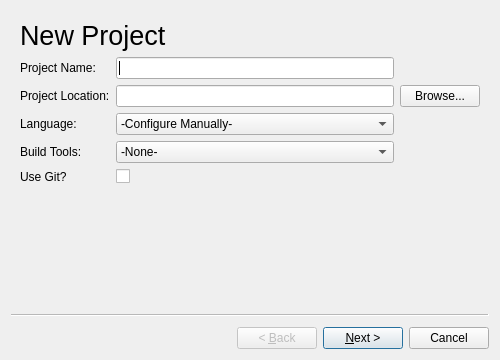
<?xml version="1.0" encoding="UTF-8"?>
<ui version="4.0">
 <class>NewProjectWindow</class>
 <widget class="QWizard" name="NewProjectWindow">
  <property name="geometry">
   <rect>
    <x>0</x>
    <y>0</y>
    <width>500</width>
    <height>360</height>
   </rect>
  </property>
  <property name="windowTitle">
   <string>Wizard</string>
  </property>
  <property name="wizardStyle">
   <enum>QWizard::ClassicStyle</enum>
  </property>
  <widget class="QWizardPage" name="wizardPage1">
   <layout class="QVBoxLayout" name="verticalLayout">
    <item>
     <widget class="QLabel" name="title">
      <property name="font">
       <font>
        <pointsize>20</pointsize>
       </font>
      </property>
      <property name="text">
       <string>New Project</string>
      </property>
      <property name="margin">
       <number>5</number>
      </property>
     </widget>
    </item>
    <item>
     <layout class="QGridLayout" name="gridLayout">
      <item row="0" column="0">
       <widget class="QLabel" name="label">
        <property name="text">
         <string>Project Name:</string>
        </property>
       </widget>
      </item>
      <item row="0" column="1">
       <widget class="QLineEdit" name="lineEdit"/>
      </item>
      <item row="1" column="0">
       <widget class="QLabel" name="label_2">
        <property name="text">
         <string>Project Location:</string>
        </property>
       </widget>
      </item>
      <item row="1" column="1">
       <widget class="QLineEdit" name="lineEdit_2"/>
      </item>
      <item row="1" column="2">
       <widget class="QPushButton" name="browseButton">
        <property name="text">
         <string>Browse...</string>
        </property>
       </widget>
      </item>
      <item row="2" column="0">
       <widget class="QLabel" name="label_4">
        <property name="text">
         <string>Language:</string>
        </property>
       </widget>
      </item>
      <item row="2" column="1">
       <widget class="QComboBox" name="comboBox">
        <item>
         <property name="text">
          <string>-Configure Manually-</string>
         </property>
        </item>
        <item>
         <property name="text">
          <string>C</string>
         </property>
        </item>
        <item>
         <property name="text">
          <string>C++</string>
         </property>
        </item>
        <item>
         <property name="text">
          <string>Java</string>
         </property>
        </item>
        <item>
         <property name="text">
          <string>Bash</string>
         </property>
        </item>
       </widget>
      </item>
      <item row="3" column="0">
       <widget class="QLabel" name="label_5">
        <property name="text">
         <string>Build Tools:</string>
        </property>
       </widget>
      </item>
      <item row="3" column="1">
       <widget class="QComboBox" name="comboBox_2">
        <item>
         <property name="text">
          <string>-None-</string>
         </property>
        </item>
       </widget>
      </item>
      <item row="4" column="0">
       <widget class="QLabel" name="label_6">
        <property name="text">
         <string>Use Git?</string>
        </property>
       </widget>
      </item>
      <item row="4" column="1">
       <widget class="QCheckBox" name="checkBox">
        <property name="text">
         <string/>
        </property>
       </widget>
      </item>
     </layout>
    </item>
   </layout>
  </widget>
  <widget class="QWizardPage" name="wizardPage2"/>
 </widget>
 <tabstops>
  <tabstop>lineEdit</tabstop>
  <tabstop>lineEdit_2</tabstop>
  <tabstop>browseButton</tabstop>
  <tabstop>comboBox</tabstop>
  <tabstop>comboBox_2</tabstop>
  <tabstop>checkBox</tabstop>
 </tabstops>
 <resources/>
 <connections/>
</ui>
